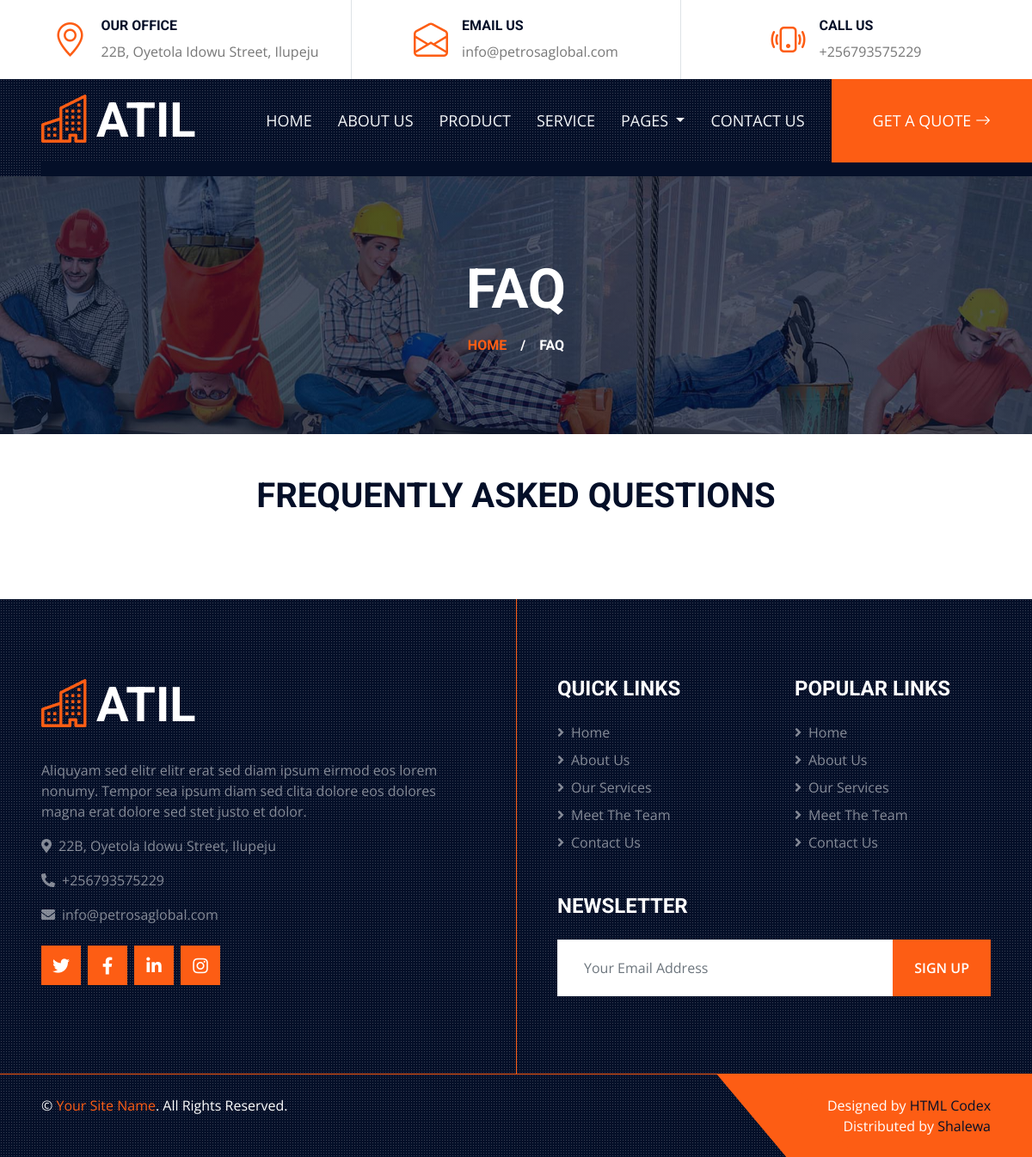
Page /faq/ on the earlier database version.
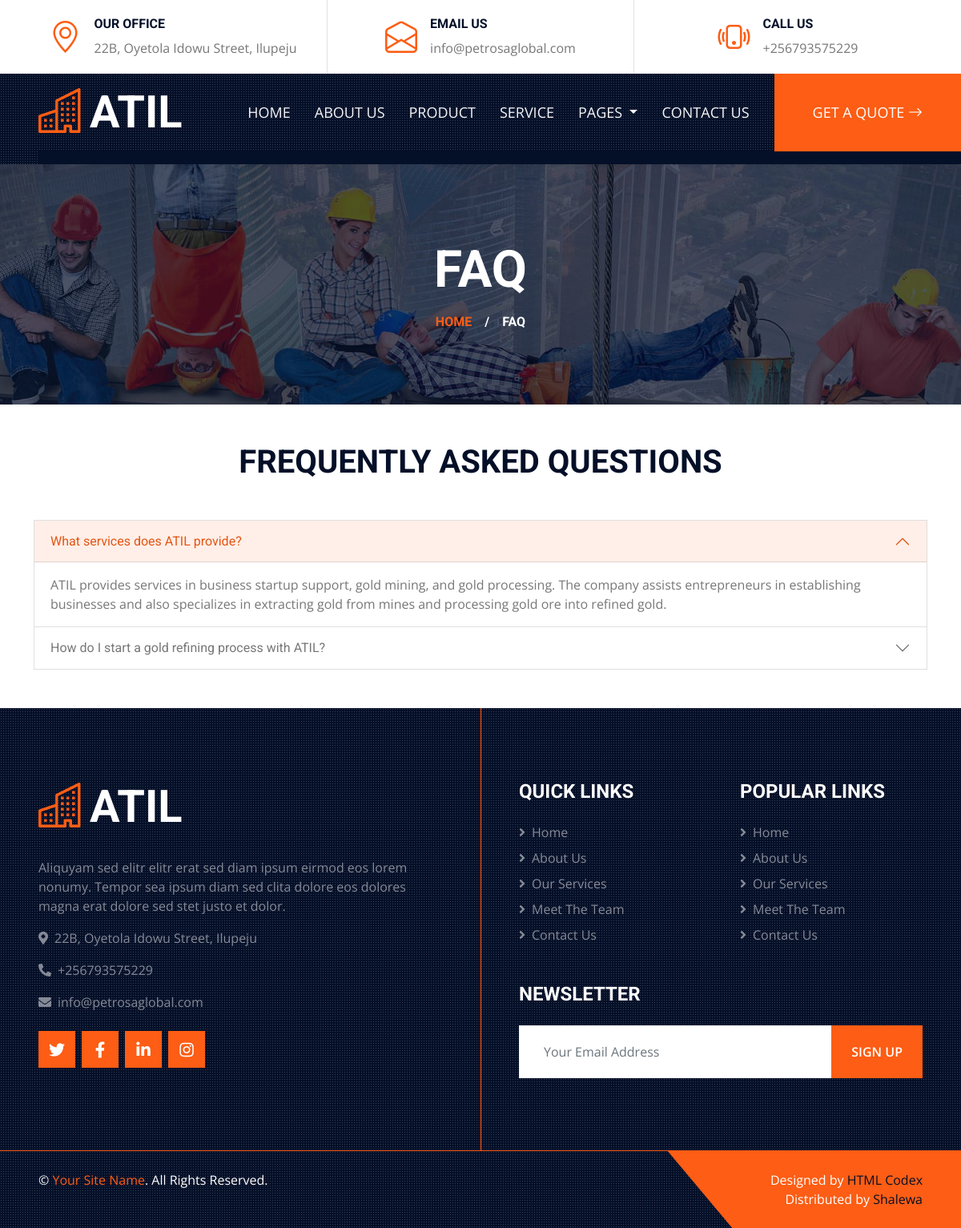
Same page on the later database version.
### gold_app/models.py (models this page shows, shortened)
class FAQ(models.Model):
    question = models.CharField(max_length=255)
    answer = models.TextField()
    created_at = models.DateTimeField(auto_now_add=True)

### gold_app/views.py (the view)
# urls.py: path("faq/", views.faq, name="faq"),
def faq(request):
    faqs = FAQ.objects.all()
    return render(request, "faq.html", {"faqs": faqs})

### template/faq.html (shortened to what this page needs)
{% extends 'base.html' %}
{% load static %}
{% block content %}
    <div class="container-fluid page-header">
        <h1 class="display-3 text-uppercase text-white mb-3">FAQ</h1>
        <div class="d-inline-flex text-white">
            <h6 class="text-uppercase m-0"><a href="">Home</a></h6>
            <h6 class="text-white m-0 px-3">/</h6>
            <h6 class="text-uppercase text-white m-0">FAQ</h6>
        </div>
    </div>
<div class="container py-5">
    <div class="text-center mb-5">
        <h1 class="text-uppercase">Frequently Asked Questions</h1>
    </div>
    <div class="accordion" id="faqAccordion">
        {% for faq in faqs %}
        <div class="accordion-item">
            <h2 class="accordion-header" id="heading{{ forloop.counter }}">
                <button class="accordion-button {% if not forloop.first %}collapsed{% endif %}"
                        type="button"
                        data-bs-toggle="collapse"
                        data-bs-target="#collapse{{ forloop.counter }}">
                    {{ faq.question }}
                </button>
            </h2>
            <div id="collapse{{ forloop.counter }}"
                 class="accordion-collapse collapse {% if forloop.first %}show{% endif %}"
                 data-bs-parent="#faqAccordion">
                <div class="accordion-body">
                    {{ faq.answer }}
                </div>
            </div>
        </div>
        {% endfor %}
    </div>
</div>
{% endblock %}

### template/base.html (shortened to what this page needs)
{% load static %}
<!DOCTYPE html>
<html lang="en">
<head>
    <link href="https://cdnjs.cloudflare.com/ajax/libs/font-awesome/5.15.0/css/all.min.css" rel="stylesheet">
    <link href="https://cdn.jsdelivr.net/npm/bootstrap-icons@1.4.1/font/bootstrap-icons.css" rel="stylesheet">
    <link href="{% static 'lib/owlcarousel/assets/owl.carousel.min.css' %}" rel="stylesheet">
    <link href="{% static 'lib/tempusdominus/css/tempusdominus-bootstrap-4.min.css' %}" rel="stylesheet" />
    <link href="{% static 'lib/lightbox/css/lightbox.min.css' %}" rel="stylesheet">
    <link href="{% static 'css/bootstrap.min.css' %}" rel="stylesheet">
    <link href="{% static 'css/style.css' %}" rel="stylesheet">
</head>
<body>
    <div class="container-fluid px-5 d-none d-lg-block">
        <div class="row gx-5">
            <div class="col-lg-4 text-center py-3">
                <div class="d-inline-flex align-items-center">
                    <i class="bi bi-geo-alt fs-1 text-primary me-3"></i>
                    <div class="text-start">
                        <h6 class="text-uppercase fw-bold">Our Office</h6>
                        <span>22B, Oyetola Idowu Street, Ilupeju</span>
                    </div>
                </div>
            </div>
            <div class="col-lg-4 text-center border-start border-end py-3">
                <div class="d-inline-flex align-items-center">
                    <i class="bi bi-envelope-open fs-1 text-primary me-3"></i>
                    <div class="text-start">
                        <h6 class="text-uppercase fw-bold">Email Us</h6>
                        <span>info@petrosaglobal.com</span>
                    </div>
                </div>
            </div>
            <div class="col-lg-4 text-center py-3">
                <div class="d-inline-flex align-items-center">
                    <i class="bi bi-phone-vibrate fs-1 text-primary me-3"></i>
                    <div class="text-start">
                        <h6 class="text-uppercase fw-bold">Call Us</h6>
                        <span>+256793575229</span>
                    </div>
                </div>
            </div>
        </div>
    </div>
    <div class="container-fluid sticky-top bg-dark bg-light-radial shadow-sm px-5 pe-lg-0">
        <nav class="navbar navbar-expand-lg bg-dark bg-light-radial navbar-dark py-3 py-lg-0">
                <h1 class="m-0 display-4 text-uppercase text-white"><i class="bi bi-building text-primary me-2"></i>ATIL</h1>
            <div class="collapse navbar-collapse" id="navbarCollapse">
                <div class="navbar-nav ms-auto py-0">
                    <a href="{% url 'gold_app:index' %}" class="nav-item nav-link {% if request.resolver_match.url_name == 'index' %}active{% endif %}">Home</a>
                    <a href="{% url 'gold_app:about' %}" class="nav-item nav-link {% if request.resolver_match.url_name == 'about' %}active{% endif %}">About Us</a>
                    <a href="{% url 'gold_app:product' %}" class="nav-item nav-link {% if request.resolver_match.url_name == 'product' %}active{% endif %}">Product</a>
                    <a href="{% url 'gold_app:service' %}" class="nav-item nav-link {% if request.resolver_match.url_name == 'service' %}active{% endif %}">Service</a>
                    <div class="nav-item dropdown">
                        <a href="#"
                        class="nav-link dropdown-toggle
                        {% if request.resolver_match.url_name in 'project team testimonial blog detail' %}active{% endif %}"
                        data-bs-toggle="dropdown">
                        Pages
                        </a>
                    </div>
                    <a href="{% url 'gold_app:contact' %}" class="nav-item nav-link {% if request.resolver_match.url_name == 'contact' %}active{% endif %}">Contact Us</a>
                    <a href="{% url 'gold_app:quote' %}" class="nav-item nav-link bg-primary text-white px-5 ms-3 d-none d-lg-block">Get A Quote <i class="bi bi-arrow-right"></i></a>
                </div>
            </div>
        </nav>
        <div class="market-box bg-dark text-white text-center py-2">
    </div>
    </div>
    {% block content %}
    {% endblock %}
        <div class="footer container-fluid position-relative bg-dark bg-light-radial text-white-50 py-6 px-5">
            <div class="row g-5">
                <div class="col-lg-6 pe-lg-5">
                    <a href="index.html" class="navbar-brand">
                        <h1 class="m-0 display-4 text-uppercase text-white"><i class="bi bi-building text-primary me-2"></i>ATIL</h1>
                    </a>
                    <p>Aliquyam sed elitr elitr erat sed diam ipsum eirmod eos lorem nonumy. Tempor sea ipsum diam  sed clita dolore eos dolores magna erat dolore sed stet justo et dolor.</p>
                    <p><i class="fa fa-map-marker-alt me-2"></i>22B, Oyetola Idowu Street, Ilupeju</p>
                    <p><i class="fa fa-phone-alt me-2"></i>+256793575229</p>
                    <p><i class="fa fa-envelope me-2"></i>info@petrosaglobal.com</p>
                    <div class="d-flex justify-content-start mt-4">
                        <a class="btn btn-lg btn-primary btn-lg-square rounded-0 me-2" href="#"><i class="fab fa-twitter"></i></a>
                        <a class="btn btn-lg btn-primary btn-lg-square rounded-0 me-2" href="#"><i class="fab fa-facebook-f"></i></a>
                        <a class="btn btn-lg btn-primary btn-lg-square rounded-0 me-2" href="#"><i class="fab fa-linkedin-in"></i></a>
                        <a class="btn btn-lg btn-primary btn-lg-square rounded-0" href="#"><i class="fab fa-instagram"></i></a>
                    </div>
                </div>
                <div class="col-lg-6 ps-lg-5">
                    <div class="row g-5">
                        <div class="col-sm-6">
                            <h4 class="text-white text-uppercase mb-4">Quick Links</h4>
                            <div class="d-flex flex-column justify-content-start">
                                <a class="text-white-50 mb-2" href="#"><i class="fa fa-angle-right me-2"></i>Home</a>
                                <a class="text-white-50 mb-2" href="#"><i class="fa fa-angle-right me-2"></i>About Us</a>
                                <a class="text-white-50 mb-2" href="#"><i class="fa fa-angle-right me-2"></i>Our Services</a>
                                <a class="text-white-50 mb-2" href="#"><i class="fa fa-angle-right me-2"></i>Meet The Team</a>
                                <a class="text-white-50" href="#"><i class="fa fa-angle-right me-2"></i>Contact Us</a>
                            </div>
                        </div>
                        <div class="col-sm-6">
                            <h4 class="text-white text-uppercase mb-4">Popular Links</h4>
                            <div class="d-flex flex-column justify-content-start">
                                <a class="text-white-50 mb-2" href="#"><i class="fa fa-angle-right me-2"></i>Home</a>
                                <a class="text-white-50 mb-2" href="#"><i class="fa fa-angle-right me-2"></i>About Us</a>
                                <a class="text-white-50 mb-2" href="#"><i class="fa fa-angle-right me-2"></i>Our Services</a>
                                <a class="text-white-50 mb-2" href="#"><i class="fa fa-angle-right me-2"></i>Meet The Team</a>
                                <a class="text-white-50" href="#"><i class="fa fa-angle-right me-2"></i>Contact Us</a>
                            </div>
                        </div>
                        <div class="col-sm-12">
                            <h4 class="text-white text-uppercase mb-4">Newsletter</h4>
                            <div class="w-100">
                                <div class="input-group">
                                    <input type="text" class="form-control border-light" style="padding: 20px 30px;" placeholder="Your Email Address"><button class="btn btn-primary px-4">Sign Up</button>
                                </div>
                            </div>
                        </div>
                    </div>
                </div>
            </div>
        </div>
        <div class="container-fluid bg-dark bg-light-radial text-white border-top border-primary px-0">
            <div class="d-flex flex-column flex-md-row justify-content-between">
                <div class="py-4 px-5 text-center text-md-start">
                    <p class="mb-0">&copy; <a class="text-primary" href="#">Your Site Name</a>. All Rights Reserved.</p>
                </div>
                <div class="py-4 px-5 bg-primary footer-shape position-relative text-center text-md-end">
                    <p class="mb-0">Designed by <a class="text-dark" href="https://htmlcodex.com">HTML Codex</a></p>
                    <p class="mb-0">Distributed by <a class="text-dark" href="https://themewagon.com">Shalewa</a></p>
                </div>
            </div>
        </div>
    </body>
    </html>

### static/css/style.css (style rules this page uses)
:root { --primary: #FD5D14; --secondary: #FDBE33; --light: #F4F6F8; --dark: #040F28; }
.py-6 { padding-top: 90px; padding-bottom: 90px; }
.btn { position: relative; font-weight: 600; text-transform: uppercase; transition: .5s; }
.btn::after { position: absolute; content: ""; width: 0; height: 5px; bottom: -1px; left: 50%; background: var(--primary); transition: .5s; }
.btn.btn-primary::after { background: var(--dark); }
.btn-primary { color: #FFFFFF; }
.btn-lg-square { width: 46px; height: 46px; }
.btn-square, .btn-sm-square, .btn-lg-square { padding-left: 0; padding-right: 0; text-align: center; }
.bg-light-radial { background-image: -webkit-repeating-radial-gradient(center center, rgba(256, 256, 256, 0.2), rgba(256, 256, 256, 0.2) 1px, transparent 1px, transparent 100%); background-image: -moz-repeating-radial-gradient(center center, rgba(256, 256, 256, 0.2), rgba(256, 256, 256, 0.2) 1px, transparent 1px, transparent 100%); background-image: -ms-repeating-radial-gradient(center center, rgba(256, 256, 256, 0.2), rgba(256, 256, 256, 0.2) 1px, transparent 1px, transparent 100%); background-image: -o-repeating-radial-gradient(center center, rgba(256, 256, 256, 0.2), rgba(256, 256, 256, 0.2) 1px, transparent 1px, transparent 100%); background-image: repeating-radial-gradient(center center, rgba(256, 256, 256, 0.2), rgba(256, 256, 256, 0.2) 1px, transparent 1px, transparent 100%); background-size: 3px 3px; }
.navbar-dark .navbar-nav .nav-link { position: relative; padding: 35px 15px; font-size: 18px; text-transform: uppercase; color: var(--light); outline: none; transition: .5s; }
.page-header { height: 300px; display: flex; flex-direction: column; align-items: center; justify-content: center; background: linear-gradient(rgba(4, 15, 40, .7), rgba(4, 15, 40, .7)), url(../img/carousel-1.jpg) center center no-repeat; background-size: cover; }
@media (min-width: 992px) { .footer::after { position: absolute; content: ""; width: 1px; height: 100%; top: 0; left: 50%; background: var(--primary) } }
.footer-shape::before { position: absolute; content: ""; width: 80px; height: 100%; top: 0; left: -40px; background: var(--primary); transform: skew(40deg); }

Differences in the rows shown:
added FAQ: question "What services does ATIL provide?", answer "ATIL provides services in business startup support, gold mining, and gold processing. The company assists entrepreneurs in establishing businesses and also specializes in extracting gold from mines and processing gold ore into refined gold."
added FAQ: question "How do I start a gold refining process with ATIL?"
